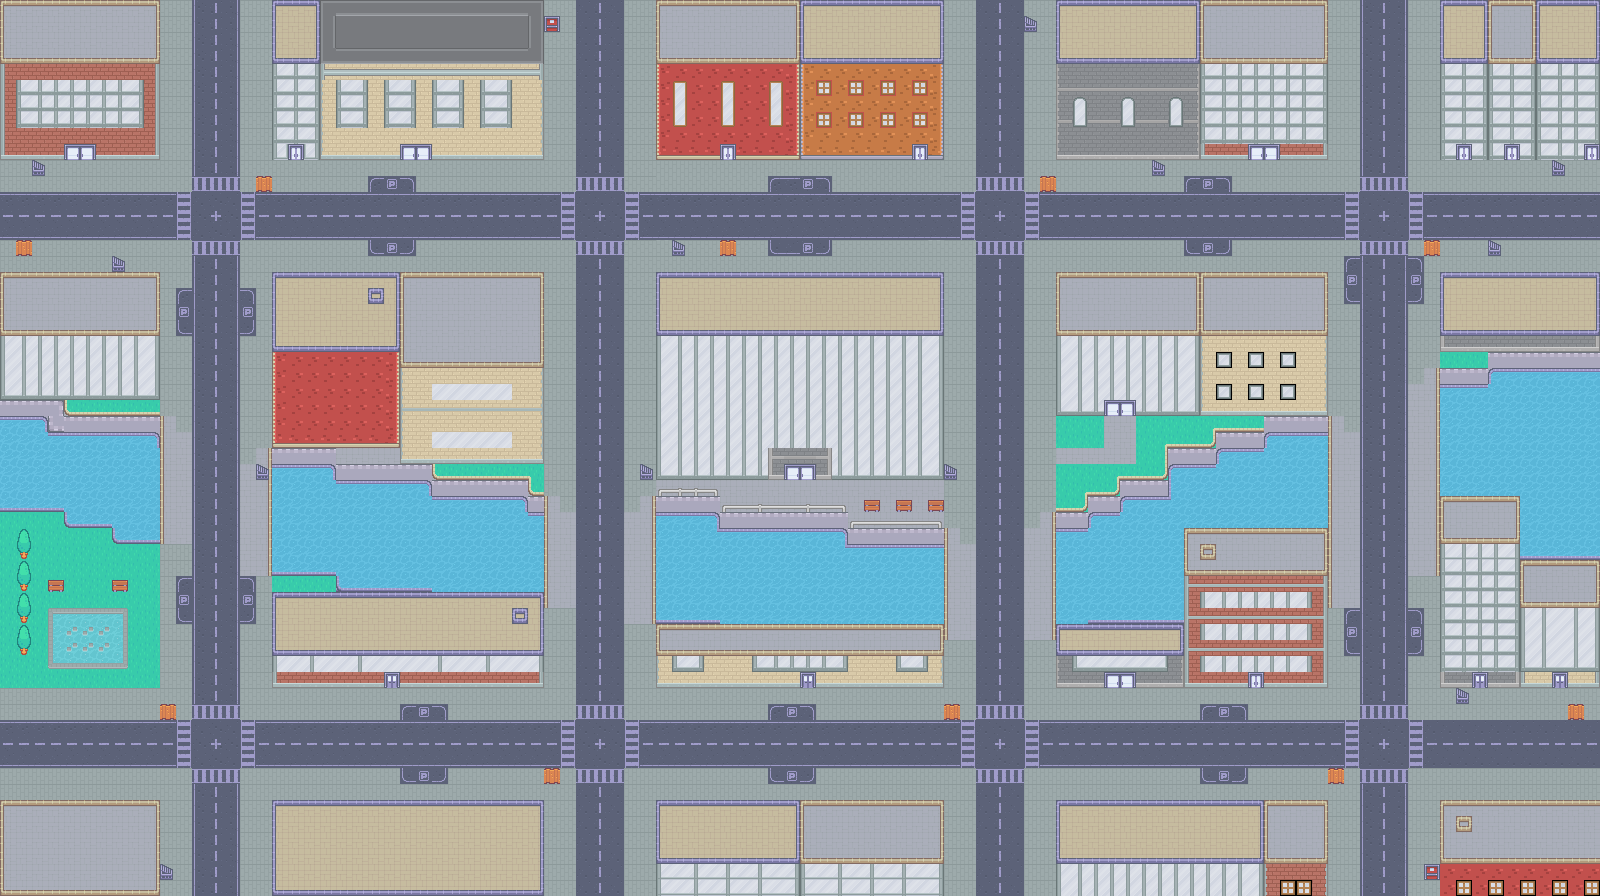

Below is a game level as drawn by its tile map, then a one-line description and the .tmx that defines it (tile-layer data replaced by summaries):
An orthogonal 100x56 tile map with 16x16 px tiles, 10 tile layers (navigation, bikeStations, busRoutes, busStations, ...), 3 tilesets.

<map version="1.10" tiledversion="1.10.2" orientation="orthogonal" renderorder="right-down" width="100" height="56" tilewidth="16" tileheight="16" infinite="0" nextlayerid="13" nextobjectid="1">
 <tileset firstgid="1" source="urbanRPG.tsx" />
 <tileset firstgid="487" source="City_3.tsx" />
 <tileset firstgid="1523" source="Colours.tsx" />
 <layer id="1" name="navigation" width="100" height="56">
  <data>[5600 cells, 2648 non-empty, 1 distinct tile ids]</data>
 </layer>
 <layer id="6" name="bikeStations" width="100" height="56">
  <data>[5600 cells, 10 non-empty, 1 distinct tile ids]</data>
 </layer>
 <layer id="4" name="busRoutes" width="100" height="56">
  <data>[5600 cells, 462 non-empty, 1 distinct tile ids]</data>
 </layer>
 <layer id="7" name="busStations" width="100" height="56">
  <data>[5600 cells, 20 non-empty, 1 distinct tile ids]</data>
 </layer>
 <layer id="2" name="lines" width="100" height="56">
  <data>[5600 cells, 572 non-empty, 2 distinct tile ids]</data>
 </layer>
 <layer id="5" name="trainStations" width="100" height="56">
  <data>[5600 cells, 14 non-empty, 1 distinct tile ids]</data>
 </layer>
 <layer id="12" name="carRoad" width="100" height="56">
  <data>[5600 cells, 1200 non-empty, 1 distinct tile ids]</data>
 </layer>
 <layer id="11" name="carLayer" width="100" height="56">
  <data>[5600 cells, 2 non-empty, 1 distinct tile ids]</data>
 </layer>
 <layer id="8" name="Tile Layer Under" width="100" height="56">
  <data>[5600 cells, 5600 non-empty, 84 distinct tile ids]</data>
 </layer>
 <layer id="9" name="Tile Layer Over" width="100" height="56">
  <data>[5600 cells, 2226 non-empty, 146 distinct tile ids]</data>
 </layer>
</map>
